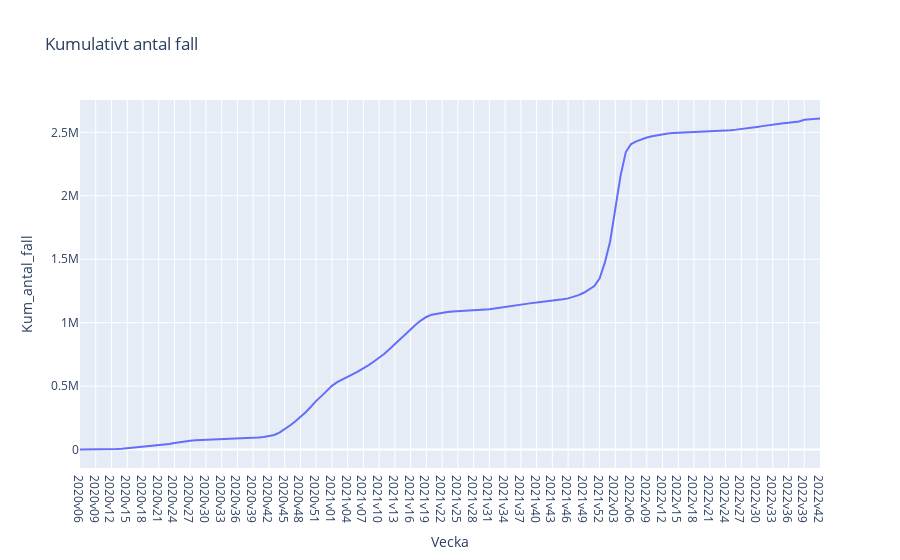

Notebook code for this chart:
### Code cell
fig = px.line(covid_data, x='Vecka', y='Kum_antal_fall', title='Kumulativt antal fall')
fig.show()

### Figure 1 — Plotly figure (JSON) as saved in the notebook; plotly's stock layout.template omitted (floating-point values rounded to 4 significant figures; data arrays with more than 128 entries replaced by an {"elided": "..."} marker saying what was removed)
{"data": [{"hovertemplate": "Vecka=%{x}<br>Kum_antal_fall=%{y}<extra></extra>", "legendgroup": "", "line": {"color": "#636efa", "dash": "solid"}, "marker": {"symbol": "circle"}, "mode": "lines", "name": "", "orientation": "v", "showlegend": false, "type": "scatter", "x": {"elided": "142 str values"}, "xaxis": "x", "y": {"elided": "142 int values"}, "yaxis": "y"}], "layout": {"legend": {"tracegroupgap": 0}, "title": {"text": "Kumulativt antal fall"}, "xaxis": {"anchor": "y", "domain": [0, 1], "title": {"text": "Vecka"}}, "yaxis": {"anchor": "x", "domain": [0, 1], "title": {"text": "Kum_antal_fall"}}}}
